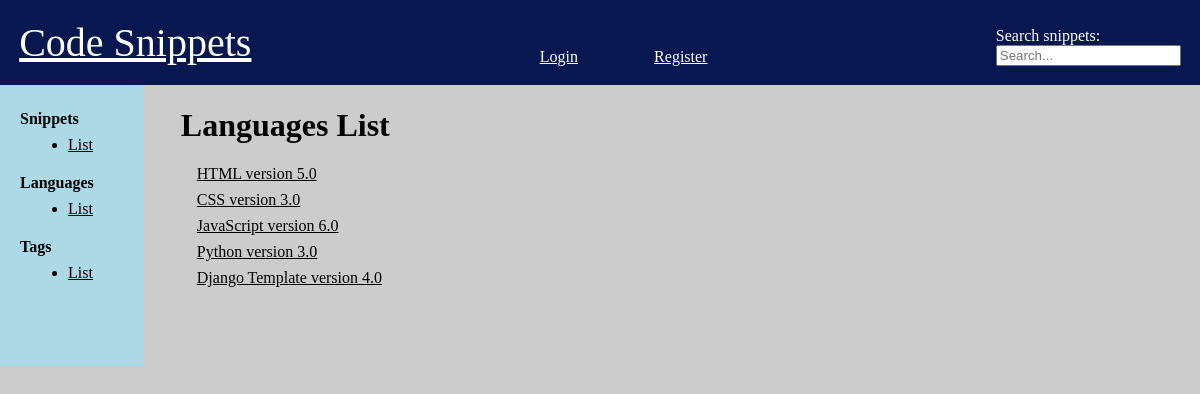
The app's page /languages/list with its own data.
### snippets/models.py (models this page shows)
class Language(models.Model):
    name = models.CharField(max_length=255)
    version = models.FloatField(blank=True, null=True)
    def __str__(self):
        return f'{self.name} version {self.version}'

### snippets/views.py (the view)
# urls.py: path('languages/list', views.list_language, name='list_language'),
def list_language(request):
    languages = Language.objects.all()
    return render(request, 'snippets/list_language.html', {'languages': languages})

### templates/snippets/list_language.html (shortened to what this page needs)
{% extends 'base.html' %}
{% block content %}
    <h1> Languages List </h1>
    {% for language in languages %}
        <div class="list-item">
            <a href="{% url 'detail_language' pk=language.pk %}"> {{ language }} </a>
        </div>
    {% endfor %}
{% endblock content %}

### static/css/style.css (style rules this page uses)
html, body { margin: 0; padding: 0; }
body { background-color: #ccc; }
a { color: black; }
.list-item { padding: 0 0 0.5rem 1rem; display: flex; justify-content: space-between; }
h1 { display: flex; justify-content: space-between; }

### records on screen
Language: name+version "HTML version 5.0"
Language: name+version "CSS version 3.0"
Language: name+version "JavaScript version 6.0"
Language: name+version "Python version 3.0"
Language: name+version "Django Template version 4.0"
